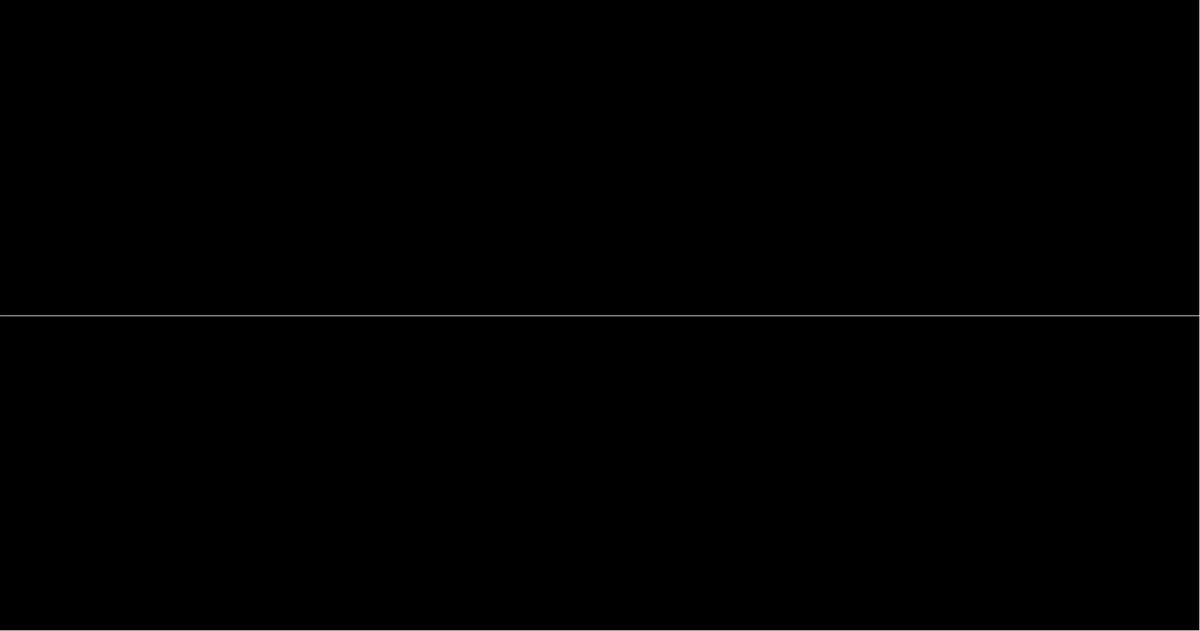
Frame 1 (no input)
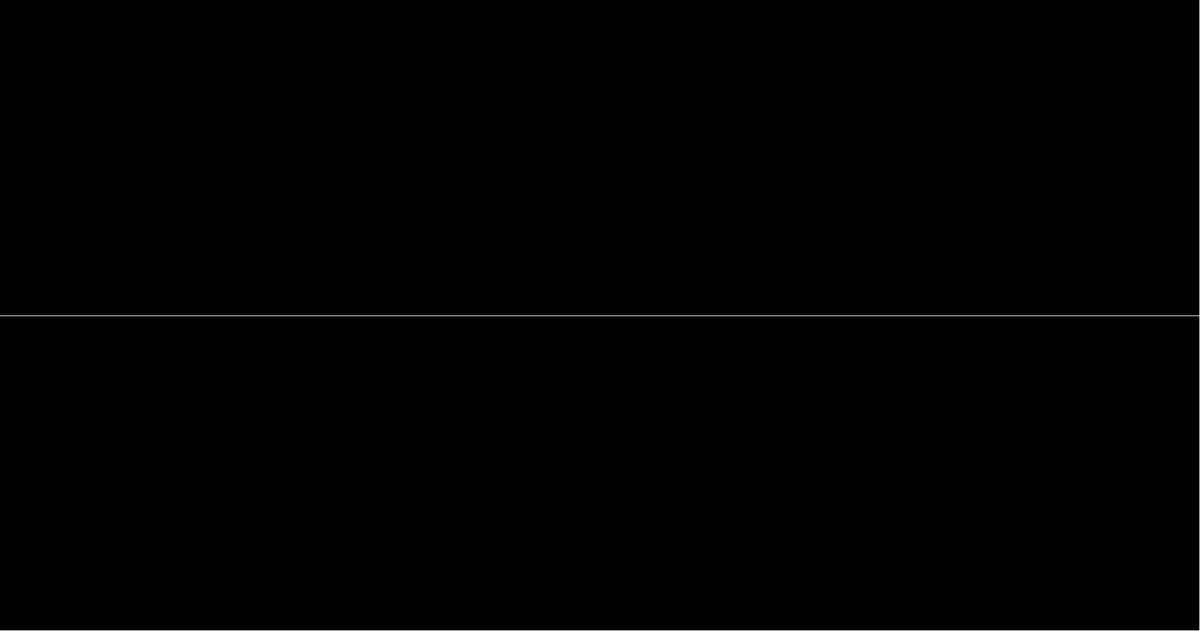
Frame 60 (the mouse pressed at the canvas centre just before this capture)
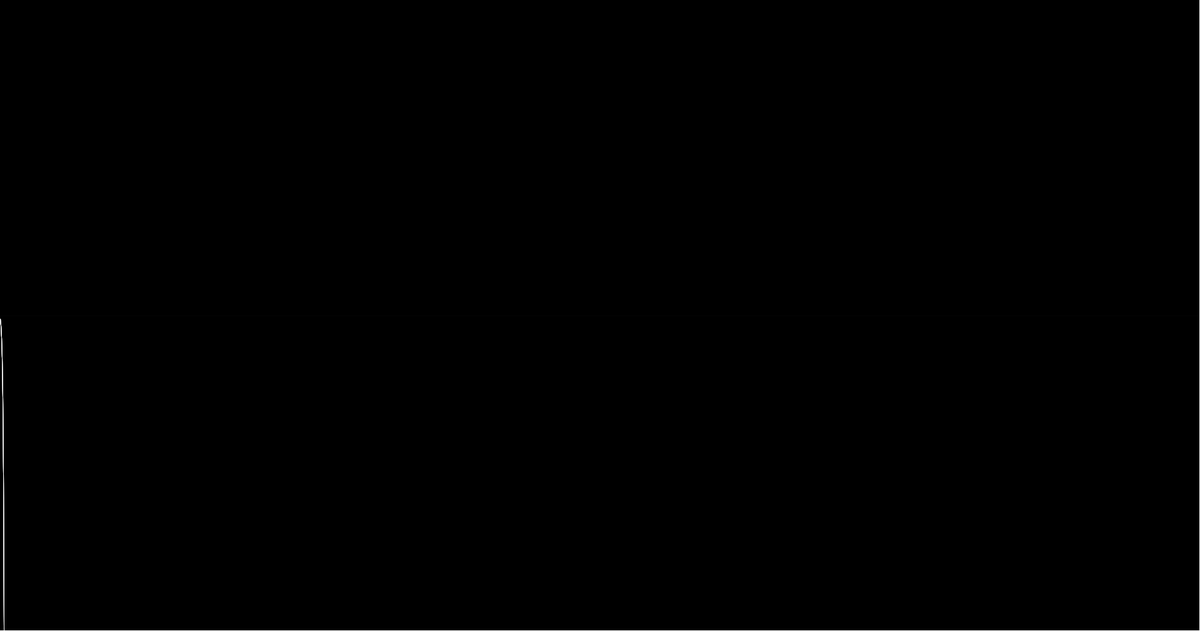
Frame 120 (the mouse held since frame 60 and released just before this capture)

The Processing sketch that drew these frames (run headless with seeded random() and noise(); from frame 60 on, the mouse is pressed at the canvas centre):

// Processing sketch: float_DE
// ── float_DE.pde
float c[]=new float [1900];
void setup(){
  size(1900,1000);
  background(0);
  stroke(255);
  float x=0,v=0,t=0;
  
  
  
  noFill();
  
  
  for(int i=0;i<c.length;i++){
    v+=sin(0.2*t)*sin(0.5*x)-0.01;
    x+=v;
    c[i]=x;
    
    
    t++;
  }
  
  
  
  
  
}
void draw(){
  
  fill(0,0,0,30);
  rect(-1,-1,width,height);
  noFill();
  translate(0,height/2);
  beginShape();
  for(int i=0;i<c.length;i++){
    vertex(i,-c[i]*mouseY*1);
  }
  endShape();
}
